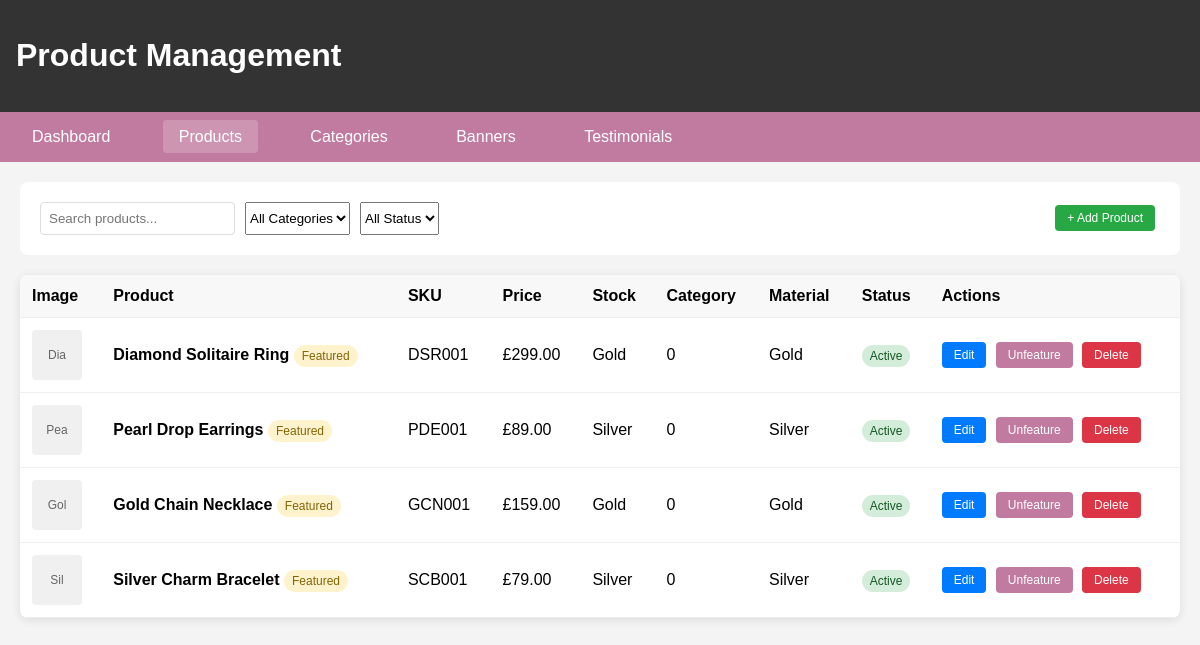
Page /admin/products.php (signed in) on the committed database.
### tables this page shows
CREATE TABLE IF NOT EXISTS products (
    id INT PRIMARY KEY AUTO_INCREMENT,
    name VARCHAR(255) NOT NULL,
    slug VARCHAR(255) UNIQUE NOT NULL,
    description TEXT,
    short_description VARCHAR(500),
    sku VARCHAR(100) UNIQUE NOT NULL,
    price DECIMAL(10,2) NOT NULL,
    sale_price DECIMAL(10,2) NULL,
    stock_quantity INT DEFAULT 0,
    weight DECIMAL(8,2),
    dimensions VARCHAR(100),
    material VARCHAR(100),
    stone_type VARCHAR(100),
    gender ENUM('men', 'women', 'unisex') DEFAULT 'unisex',
    is_featured BOOLEAN DEFAULT FALSE,
    is_active BOOLEAN DEFAULT TRUE,
    meta_title VARCHAR(255),
    meta_description VARCHAR(500),
    created_at TIMESTAMP DEFAULT CURRENT_TIMESTAMP,
    updated_at TIMESTAMP DEFAULT CURRENT_TIMESTAMP ON UPDATE CURRENT_TIMESTAMP
);

### admin/products.php (the view, shortened to what this page needs)
<?php
require_once '../config/database.php';
$stmt = $pdo->query("SELECT * FROM products ORDER BY created_at DESC");
$products = $stmt->fetchAll();
?>
<!DOCTYPE html>
<html lang="en">
<head>
</head>
<body>
    <header class="admin-header">
        <h1>Product Management</h1>
    </header>
    <nav class="admin-nav">
        <a href="index.php">Dashboard</a>
        <a href="products.php" class="active">Products</a>
        <a href="categories.php">Categories</a>
        <a href="banners.php">Banners</a>
        <a href="testimonials.php">Testimonials</a>
    </nav>
    <div class="controls">
        <div class="search-box">
            <input type="text" placeholder="Search products..." id="search-input">
            <select id="category-filter">
                <option value="">All Categories</option>
            </select>
            <select id="status-filter">
                <option value="">All Status</option>
            </select>
        </div>
        <button class="btn btn-success" onclick="openAddModal()">+ Add Product</button>
    </div>
    <div class="products-table">
        <table>
            <thead>
                <tr>
                    <th>Image</th>
                    <th>Product</th>
                    <th>SKU</th>
                    <th>Price</th>
                    <th>Stock</th>
                    <th>Category</th>
                    <th>Material</th>
                    <th>Status</th>
                    <th>Actions</th>
                </tr>
            </thead>
            <tbody>
                <?php foreach ($products as $product): ?>
                <tr>
                    <td>
                        <div class="product-image"><?php echo substr($product['name'], 0, 3); ?></div>
                    </td>
                    <td>
                        <strong><?php echo htmlspecialchars($product['name']); ?></strong>
                        <?php if ($product['is_featured']): ?>
                            <span class="status-badge featured-badge">Featured</span>
                        <?php endif; ?>
                    </td>
                    <td><?php echo htmlspecialchars($product['sku']); ?></td>
                    <td>£<?php echo number_format($product['price'], 2); ?></td>
                    <td><?php echo htmlspecialchars($product['material'] ?? 'N/A'); ?></td>
                    <td><?php echo $product['stock_quantity']; ?></td>
                    <td><?php echo htmlspecialchars($product['material']); ?></td>
                    <td>
                        <span class="status-badge <?php echo $product['is_active'] ? 'status-active' : 'status-inactive'; ?>">
                            <?php echo $product['is_active'] ? 'Active' : 'Inactive'; ?>
                        </span>
                    </td>
                    <td>
                        <button class="btn btn-primary" onclick="editProduct(<?php echo $product['id']; ?>)">Edit</button>
                        <button class="btn" onclick="toggleFeatured(<?php echo $product['id']; ?>)">
                            <?php echo $product['is_featured'] ? 'Unfeature' : 'Feature'; ?>
                        </button>
                        <button class="btn btn-danger" onclick="deleteProduct(<?php echo $product['id']; ?>)">Delete</button>
                    </td>
                </tr>
                <?php endforeach; ?>
            </tbody>
        </table>
    </div>
</body>
</html>

### admin/products.php (style rules this page uses)
body { font-family: Arial, sans-serif; margin: 0; padding: 20px; background: #f4f4f4; }
.admin-header { background: #333; color: white; padding: 1rem; margin: -20px -20px 20px; }
.admin-nav { background: #C27BA0; padding: 1rem; margin: -20px -20px 20px; }
.admin-nav a { color: white; text-decoration: none; margin-right: 2rem; padding: 0.5rem 1rem; border-radius: 4px; }
.admin-nav a:hover, .admin-nav a.active { background: rgba(255,255,255,0.2); }
.controls { background: white; padding: 20px; border-radius: 8px; margin-bottom: 20px; display: flex; justify-content: space-between; align-items: center; }
.search-box { display: flex; gap: 10px; }
.search-box input { padding: 8px; border: 1px solid #ddd; border-radius: 4px; }
.products-table { background: white; border-radius: 8px; overflow: hidden; box-shadow: 0 2px 10px rgba(0,0,0,0.1); }
table { width: 100%; border-collapse: collapse; }
th, td { padding: 12px; text-align: left; border-bottom: 1px solid #eee; }
th { background: #f8f8f8; font-weight: 600; }
.product-image { width: 50px; height: 50px; background: #f0f0f0; border-radius: 4px; display: flex; align-items: center; justify-content: center; font-size: 12px; color: #666; }
.status-badge { padding: 4px 8px; border-radius: 12px; font-size: 12px; font-weight: 500; }
.status-active { background: #d4edda; color: #155724; }
.featured-badge { background: #fff3cd; color: #856404; }
.btn { padding: 6px 12px; background: #C27BA0; color: white; border: none; border-radius: 4px; cursor: pointer; text-decoration: none; display: inline-block; font-size: 12px; margin-right: 5px; }
.btn-primary { background: #007bff; }
.btn-danger { background: #dc3545; }
.btn-success { background: #28a745; }

### rows in the picture
products: name "Dia", name "Diamond Solitaire Ring", is_featured "Featured", sku "DSR001", price "299.00", material "Gold", stock_quantity "0", is_active "Active"
products: name "Pea", name "Pearl Drop Earrings", is_featured "Featured", sku "PDE001", price "89.00", material "Silver", stock_quantity "0", is_active "Active"
products: name "Gol", name "Gold Chain Necklace", is_featured "Featured", sku "GCN001", price "159.00", material "Gold", stock_quantity "0", is_active "Active"
products: name "Sil", name "Silver Charm Bracelet", is_featured "Featured", sku "SCB001", price "79.00", material "Silver", stock_quantity "0", is_active "Active"
